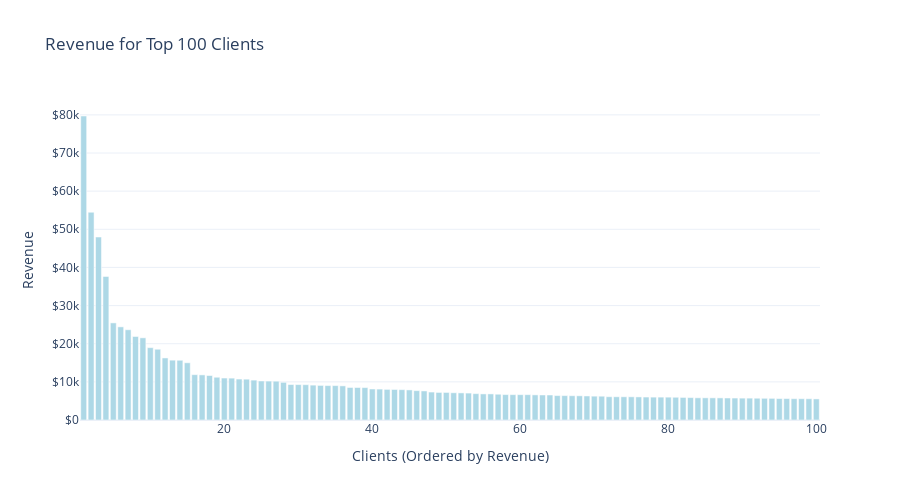

This figure's notebook cell:
### Code cell
# -- 4. TOP 100 CLIENTS REVENUE CHART --

# Remove canceled/refunded, keep only revenue > 0
data_m2_noCancel_noRefund = data_m2[
    ~data_m2['order_status'].str.contains("|".join(order_status_keyWords_Refund_Cancel), case=False, na=False) & 
    (data_m2['revenue_converted'] > 0)
].copy()

# Group by customer and sum the revenue (Grand Total)
client_revenue = data_m2_noCancel_noRefund.groupby('user_id')['revenue_converted'].sum()

# Sort by revenue in descending order
client_revenue = client_revenue.sort_values(ascending=False)

# Limit the data to top 100 clients
top_100_revenue = client_revenue.head(100)

# Create the Plotly figure
fig_top_client_revenue = go.Figure()

# Use a bar chart instead of a line chart
fig_top_client_revenue.add_trace(go.Bar(
    x=list(range(1, len(top_100_revenue) + 1)),  
    y=top_100_revenue,  
    name='Revenue by Client',
    marker=dict(color='lightblue')  
))

# Customize the layout
fig_top_client_revenue.update_layout(
    title='Revenue for Top 100 Clients',
    xaxis_title='Clients (Ordered by Revenue)',
    yaxis_title='Revenue',
    yaxis=dict(tickprefix='$'),  
    template='plotly_white',
    width=900,
    height=500,
)

fig_top_client_revenue.show()

### Figure 1 — Plotly figure (JSON) as saved in the notebook; plotly's stock layout.template omitted (floating-point values rounded to 4 significant figures)
{"data": [{"marker": {"color": "lightblue"}, "name": "Revenue by Client", "type": "bar", "x": [1, 2, 3, 4, 5, 6, 7, 8, 9, 10, 11, 12, 13, 14, 15, 16, 17, 18, 19, 20, 21, 22, 23, 24, 25, 26, 27, 28, 29, 30, 31, 32, 33, 34, 35, 36, 37, 38, 39, 40, 41, 42, 43, 44, 45, 46, 47, 48, 49, 50, 51, 52, 53, 54, 55, 56, 57, 58, 59, 60, 61, 62, 63, 64, 65, 66, 67, 68, 69, 70, 71, 72, 73, 74, 75, 76, 77, 78, 79, 80, 81, 82, 83, 84, 85, 86, 87, 88, 89, 90, 91, 92, 93, 94, 95, 96, 97, 98, 99, 100], "y": [79700.0, 54470.0, 47970.0, 37650.0, 25460.0, 24420.0, 23660.0, 21900.0, 21546, 18970.0, 18550.0, 16270.0, 15690.0, 15660.0, 15000.0, 11880.0, 11830.0, 11660, 11210.0, 11000.0, 10970.0, 10740.0, 10700.0, 10456, 10230.0, 10200.0, 10170.0, 9880.0, 9303.0, 9285.0, 9258.0, 9140.0, 9069.0, 9023.0, 9020.0, 8952.0, 8526.0, 8519.0, 8498.0, 8126.0, 8107.0, 8026.0, 8002.0, 7955.0, 7887.0, 7699.0, 7622.0, 7326.0, 7227.0, 7224.0, 7144.0, 7109, 7058.0, 6914.0, 6844.0, 6844.0, 6755.0, 6666.0, 6650.0, 6642.0, 6641.0, 6590.0, 6561.0, 6549.0, 6403.0, 6394.0, 6363.0, 6345.0, 6302.0, 6247.0, 6238.0, 6104.0, 6096.0, 6087.0, 6082.0, 6057.0, 6017.0, 5997.0, 5995.0, 5986.0, 5958.0, 5917.0, 5874.0, 5820.0, 5816.0, 5807.0, 5799.0, 5767.0, 5754.0, 5735.0, 5733.0, 5708.0, 5687.0, 5677.0, 5622.0, 5618.0, 5583.0, 5582, 5575.0, 5527.0]}], "layout": {"height": 500, "title": {"text": "Revenue for Top 100 Clients"}, "width": 900, "xaxis": {"title": {"text": "Clients (Ordered by Revenue)"}}, "yaxis": {"tickprefix": "$", "title": {"text": "Revenue"}}}}
